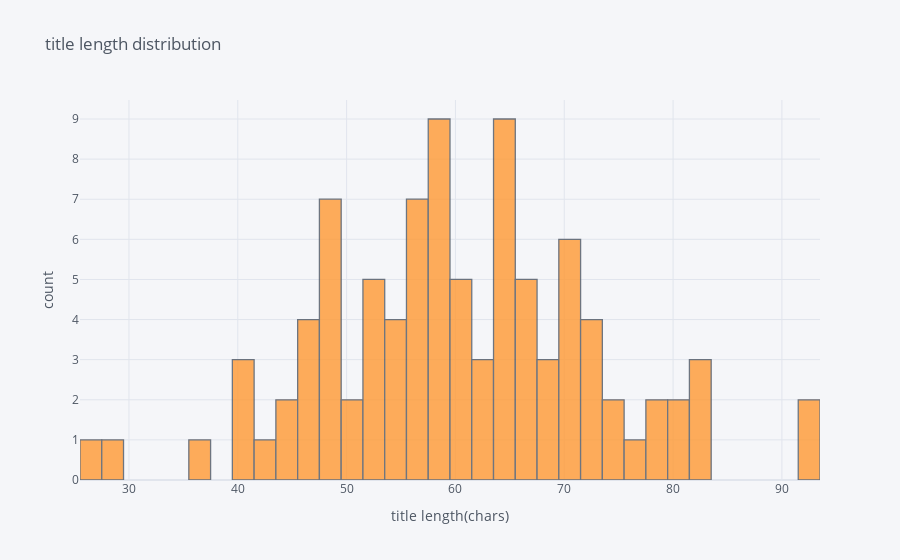

Here is the notebook cell this chart was saved with:
### Markdown cell above
## Distribution of the Title Text Legth and Word Length

### Code cell
df['title_len'].iplot(kind = 'hist',bins = 50,  xTitle = 'title length(chars)', yTitle = 'count', title = 'title length distribution')

### Figure 1 — Plotly figure (JSON) as saved in the notebook; plotly's stock layout.template omitted (floating-point values rounded to 4 significant figures)
{"data": [{"histfunc": "count", "histnorm": "", "marker": {"color": "rgba(255, 153, 51, 1.0)", "line": {"color": "#4D5663", "width": 1.3}}, "name": "title_len", "nbinsx": 50, "opacity": 0.8, "orientation": "v", "type": "histogram", "x": [59, 40, 44, 66, 57, 37, 73, 81, 73, 44, 48, 47, 64, 28, 81, 61, 51, 57, 78, 58, 59, 64, 56, 70, 55, 52, 63, 40, 92, 49, 67, 72, 64, 53, 49, 83, 83, 56, 54, 58, 70, 64, 72, 51, 71, 67, 62, 53, 67, 40, 60, 76, 75, 65, 68, 71, 59, 71, 49, 58, 56, 78, 57, 47, 71, 68, 52, 60, 60, 64, 68, 54, 92, 65, 42, 63, 53, 48, 49, 58, 67, 47, 74, 47, 59, 55, 64, 57, 82, 58, 64, 26, 61, 48]}], "layout": {"barmode": "overlay", "legend": {"bgcolor": "#F5F6F9", "font": {"color": "#4D5663"}}, "paper_bgcolor": "#F5F6F9", "plot_bgcolor": "#F5F6F9", "title": {"font": {"color": "#4D5663"}, "text": "title length distribution"}, "xaxis": {"gridcolor": "#E1E5ED", "showgrid": true, "tickfont": {"color": "#4D5663"}, "title": {"font": {"color": "#4D5663"}, "text": "title length(chars)"}, "zerolinecolor": "#E1E5ED"}, "yaxis": {"gridcolor": "#E1E5ED", "showgrid": true, "tickfont": {"color": "#4D5663"}, "title": {"font": {"color": "#4D5663"}, "text": "count"}, "zerolinecolor": "#E1E5ED"}}}
